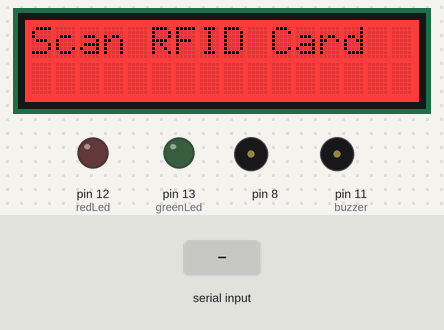
A sketch run on a simulated Arduino Uno, built with avr-gcc and run on an emulated ATmega328P. Shown: 16×2 character LCD, output pins drawn as LEDs (lit = HIGH), buzzer (waves = sounding, pin HIGH). The test bench sets the inputs (shaded band). What the sketch prints to the serial monitor is not drawn.

Above: at 1.2 s.
1.3 s: "AB123456789A\n" received over Serial
At 1.55 s:
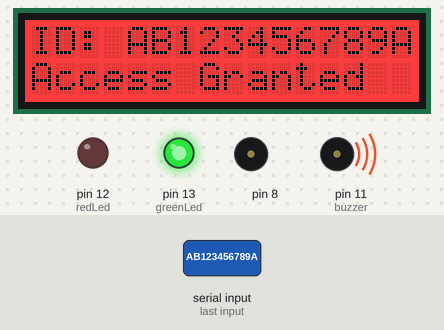
At 2.1 s:
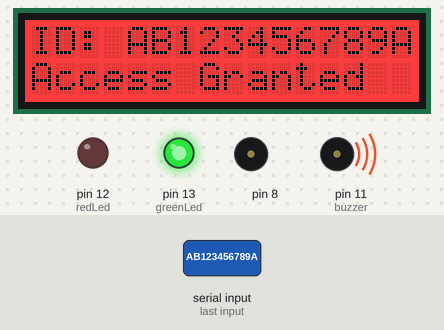
Timing chart, 0 to 5.1 s (numbered marks = the images above; inputs shaded):
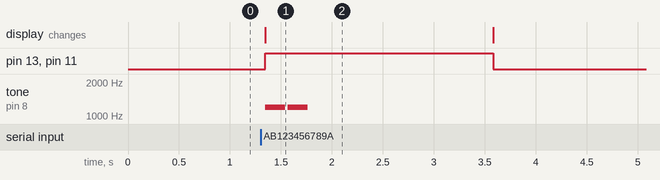

Measured:
- after the input at 1.3 s, pin 13 (greenLed), pin 11 (buzzer): LOW → HIGH at once, → LOW 2.2 s later; tone on pin 8: alternates 1200 Hz for 0.20 s and silent for 0.02 s, 4 changes in all, then stays silent, starting at once; the display: changes at once (image 1)
- what the display in image 1 shows lasts 2.3 s, from 1.3 s to 3.6 s

The sketch:

RFID.ino
```cpp
#include <Wire.h>
#include "DFRobot_LCD.h"

 const int colorR = 255;
 const int colorG = 0;
 const int colorB = 0;

int buzzer = 11;
int greenLed = 13;
int redLed = 12;

DFRobot_LCD lcd(16,2);

String id = "";
int count = 0;
char c;

void setup() {
  Serial.begin(9600);

  pinMode(greenLed, OUTPUT);
  pinMode(redLed, OUTPUT);
  pinMode(buzzer, OUTPUT);

  lcd.init();
  lcd.setRGB(colorR, colorG, colorB);


  lcd.setCursor(0, 0);
  lcd.print("Scan RFID Card");

  digitalWrite(greenLed, LOW);
  digitalWrite(redLed, LOW);
  digitalWrite(buzzer, LOW);
}

void loop() {
  while (Serial.available() > 0) {
    c = Serial.read();
    if (c != '\n' && c != '\r') {
      id += c;
      count++;
    }

    if (count == 12) {
      Serial.println("ID Received: " + id);

      lcd.clear();
      lcd.setCursor(0, 0);
      lcd.print("ID: ");
      lcd.print(id);

      if (id == "AB123456789A") { //AB1234567892
        lcd.setCursor(0, 1);
        lcd.print("Access Granted");
        digitalWrite(greenLed, HIGH);
        digitalWrite(redLed, LOW);
        digitalWrite(buzzer, HIGH);
        tone(8,1200,200);
        delay(220);
        tone(8,1200,200);
      } else {
        lcd.setCursor(0, 1);
        lcd.print("Access Denied");
        digitalWrite(greenLed, LOW);
        digitalWrite(redLed, HIGH);
        digitalWrite(buzzer, HIGH);
            tone(8,1300,800);
      }

      delay(2000);
      lcd.clear();
      lcd.setCursor(0, 0);
      lcd.print("Scan RFID Card");


      id = "";
      count = 0;
      while (Serial.available() > 0) Serial.read();
      digitalWrite(greenLed, LOW);
      digitalWrite(redLed, LOW);
      digitalWrite(buzzer, LOW);
    }
  }
}
```
